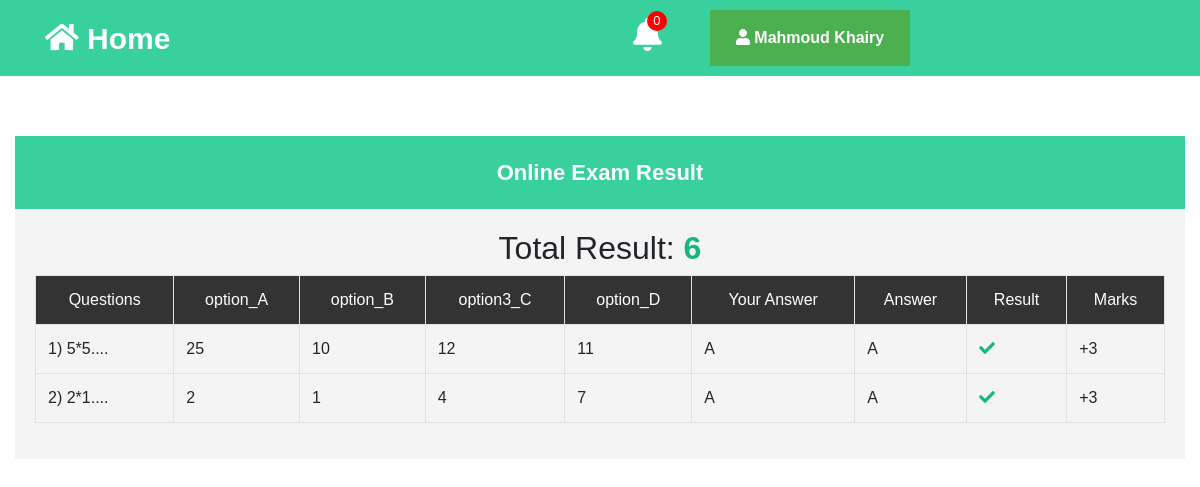
The app's page /mark.php?exam_id=34 (signed in) with its own data.
### tables this page shows
CREATE TABLE `student` (
  `stu_id` int(11) NOT NULL,
  `ID` varchar(255) NOT NULL,
  `username` varchar(255) NOT NULL,
  `password` varchar(255) NOT NULL,
  `old_pass` varchar(255) NOT NULL,
  `last_up` varchar(255) NOT NULL,
  `gender` int(11) NOT NULL DEFAULT 0,
  `collge` int(11) NOT NULL DEFAULT 0,
  `level` int(11) NOT NULL,
  `address` varchar(255) NOT NULL,
  `mobile` varchar(255) NOT NULL,
  `creat_on` varchar(255) NOT NULL
);

CREATE TABLE `quest_exam` (
  `quest_id` int(11) NOT NULL,
  `online_exam_id` int(11) NOT NULL,
  `question_title` varchar(255) NOT NULL,
  `anwser_quest` int(11) NOT NULL
);

CREATE TABLE `options` (
  `option_id` int(11) NOT NULL,
  `quest_id` int(11) NOT NULL,
  `option_exam_id` int(11) NOT NULL,
  `option_title` varchar(255) NOT NULL
);

CREATE TABLE `user_exam_answer` (
  `user_exam_answer` int(11) NOT NULL,
  `stud_id` int(11) NOT NULL,
  `exam_id` int(11) NOT NULL,
  `question_id` int(11) NOT NULL,
  `user_answer_option` int(11) NOT NULL,
  `mark_per_question` float NOT NULL
);

### mark.php (the view, shortened to what this page needs)
<?php
include 'init.php';
if (isset($_GET["exam_id"]) && is_numeric($_GET["exam_id"])) {
    if (isset($_SESSION["stu_id"]) && is_numeric($_SESSION["stu_id"])) {
        $stmt = $con->prepare("SELECT * FROM user_exam_answer WHERE stud_id  = ? AND exam_id = ?");
        $stmt->execute(array($_SESSION["stu_id"], $_GET["exam_id"]));
        $alldet = $stmt->fetchAll();
        $count = $stmt->rowCount();
        if ($count > 0) {
            $stmt = $con->prepare("SELECT * FROM quest_exam WHERE online_exam_id = ?");
            $stmt->execute(array($_GET["exam_id"]));
            $allquest = $stmt->fetchAll();
            $stmt = $con->prepare("SELECT * FROM student WHERE stu_id  = ?");
            $stmt->execute(array($_SESSION["stu_id"]));
            $allinfo = $stmt->fetch();
            include $nav;
?>
            <div class="allcou">
                <div class="container-fluid">
                    <div class="row">
                        <div class="col-lg-12">
                            <div class="panel">
                                <div class="panelhead questions text-center result_ex"> online exam result </div>
                                <div class="panelbody">
                                    <table class="table table-bordered table_cou">
                                        <tr>
                                            <td>Questions</td>
                                            <td>option_A</td>
                                            <td>option_B</td>
                                            <td>option3_C</td>
                                            <td>option_D</td>
                                            <td>Your Answer</td>
                                            <td>Answer</td>
                                            <td>Result</td>
                                            <td>Marks</td>
                                        </tr>
                                        <?php
                                        $x = 1;
                                        foreach ($allquest as $qu) {
                                            $stmt = $con->prepare("SELECT * FROM options WHERE quest_id  = ? AND option_exam_id  = ?");
                                            $stmt->execute(array($qu["quest_id"], $_GET["exam_id"]));
                                            $alloption = $stmt->fetchAll();
                                        ?>
                                            <tr class="table_mark">
                                                <td><?php echo $x . ") " . substr($qu["question_title"], 0, 25) . "...."; ?></td>
                                                <?php
                                                foreach ($alloption as $opt) {
                                                ?>
                                                    <td><?php echo $opt["option_title"]; ?></td>
                                                <?php
                                                }
                                                $stmt = $con->prepare("SELECT * FROM user_exam_answer WHERE stud_id  = ? AND exam_id = ? AND question_id   = ?");
                                                $stmt->execute(array($_SESSION["stu_id"], $_GET["exam_id"], $qu["quest_id"]));
                                                $allanswer = $stmt->fetchAll();
                                                foreach ($allanswer as $det) {
                                                ?>
                                                    <td><?php if ($det["user_answer_option"] == 1) {
                                                            echo "A";
                                                        } elseif ($det["user_answer_option"] == 2) {
                                                            echo "B";
                                                        } elseif ($det["user_answer_option"] == 3) {
                                                            echo "C";
                                                        } elseif ($det["user_answer_option"] == 4) {
                                                            echo "D";
                                                        } ?></td>
                                                <?php
                                                }
                                                ?>
                                                <td>
                                                    <?php
                                                    if ($qu["anwser_quest"] == 1) {
                                                        echo "A";
                                                    } elseif ($qu["anwser_quest"] == 2) {
                                                        echo "B";
                                                    } elseif ($qu["anwser_quest"] == 3) {
                                                        echo "C";
                                                    } elseif ($qu["anwser_quest"] == 4) {
                                                        echo "D";
                                                    }
                                                    ?>
                                                </td>
                                                <td>
                                                    <?php
                                                    foreach ($allanswer as $det) {
                                                    ?>
                                                        <?php if ($det["user_answer_option"] == $qu["anwser_quest"]) {
                                                        ?>
                                                            <i class="fas fa-check" style="color:#16b681;"></i>
                                                        <?php
                                                        } else {
                                                        ?>
                                                            <i class="fas fa-times" style="color:#f00;"></i>
                                                        <?php
                                                        }
                                                        ?>
                                                    <?php
                                                    }
                                                    ?>
                                                </td>
                                                <td>
                                                    <?php
                                                    foreach ($allanswer as $mark) {
                                                        if ($mark["mark_per_question"] > 0) {
                                                            echo "+" . $mark["mark_per_question"];
                                                        } else {
                                                            echo $mark["mark_per_question"];
                                                        }
                                                    }
                                                    ?>
                                                </td>
                                            </tr>
                                        <?php
                                            $x++;
                                        }
                                        ?>
                                        <h2>Total Result:
                                            <?php
                                            $stmt = $con->prepare("SELECT SUM(mark_per_question) AS totalmark FROM user_exam_answer WHERE stud_id = ? AND exam_id = ? ");
                                            $stmt->execute(array($_SESSION["stu_id"], $_GET["exam_id"]));
                                            $result = $stmt->fetch();
                                            ?>
                                            <span class="finresult"><?php echo $result["totalmark"] ; ?></span>
                                        </h2>
                                    </table>
                                </div>
                            </div>
                        </div>
                    </div>
                </div>
            </div>
<?php
        } else {
            header("location:loginstudent.php");
        }
    } else {
        header("location:loginstudent.php");
    }
} else {
    header("location:loginstudent.php");
}

### include/template/nav.php (shortened to what this page needs)
<?php
include 'conn.php';
$stmt = $con->prepare("SELECT * FROM prof_student WHERE stu_id = ?");
$stmt->execute(array($_SESSION["stu_id"]));
$allprof_id = $stmt->fetchAll();
$x = 0;
foreach ($allprof_id as $prof_id) {
    $stmt = $con->prepare("SELECT * FROM `notification` WHERE con_status = 0 AND prof_id = ? AND std_id  = ?");
    $stmt->execute(array($prof_id["prof_id"] ,$_SESSION["stu_id"]));
    $count = $stmt->rowCount();
    $x = $x + $count;
}
?>
<nav class="navstudent">
    <div class="container">
        <div class="row">
            <div class="col-lg-6" style="font-size: 30px; color:#16b681;margin-top: 0.5%;">
                <a href="exam.php" class="exam"> <i class="fa fa-home"></i> Home </a>
            </div>
            <div class="col-lg-6">
                <div class="row">
                    <div class="col-lg-2">
                        <div class="dropmenu">
                            <div class="not"> <?php echo $x; ?> </div>
                            <div><i class="fas fa-bell"></i> </div>
                        </div>
                    </div>
                    <div class="col-lg-8">
                        <div class="dropdown">
                            <button class="dropbtn"> <i class="fa fa-user"></i> <b> <?php echo ucwords($allinfo["username"]); ?> </b></button>
                        </div>
                    </div>
                </div>
            </div>
        </div>
    </div>
</nav>

### include/template/layout/css/style.css (style rules this page uses)
* { padding: 0; margin: 0; box-sizing: border-box; }
body { font-family: 'Poppins', sans-serif; }
.navstudent { background-color: #38d19e; padding: 10px; color: #fff; }
.exam { color: #fff !important; font-weight: bold; transition: all 0.45s ease-in-out; }
.allcou { text-align: center; margin-top: 5%; }
table tr:first-of-type td { background-color: #333; color: #fff; }
.panel .panelhead { background-color: #38d19e; color: #fff; font-weight: bold; font-size: 30px; }
.panelbody { background-color: #f4f4f4; padding: 20px; }
a { color: #fff; }
.questions { text-align: left; padding: 20px; font-size: 22px !important; }
.result_ex { text-transform: capitalize; }
.table_mark { text-align: left; }
.finresult { color: #16b681; font-weight: bold; }
.dropbtn { background-color: #4CAF50; color: white; padding: 16px; font-size: 16px; border: none; min-width: 200px; }
.dropdown { position: relative; display: inline-block; }
.navstudent .dropmenu, .navstudent .dropemail { margin-top: 1%; font-size: 33px; text-align: center; cursor: pointer; position: relative; }
.dropmenu .not, .dropemail .email { font-size: 13px; position: absolute; width: 20px; height: 20px; background-color: #f00; border-radius: 50%; left: 49%; top: 0; }

### records on screen
student: username "Mahmoud Khairy"
quest_exam: question_title "5*5", anwser_quest "A"
options: option_title "25"
options: option_title "10"
options: option_title "12"
options: option_title "11"
user_exam_answer: user_answer_option "A", mark_per_question "3"
quest_exam: question_title "2*1", anwser_quest "A"
options: option_title "2"
options: option_title "1"
options: option_title "4"
options: option_title "7"
user_exam_answer: user_answer_option "A", mark_per_question "3"

### other values on screen
$x "0"
$result["totalmark"] "6"
